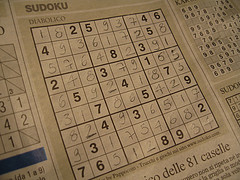
#> input picture Images/sudoku.jpg, 240 x 180 px, found by its file name
$ python perspective_transformatio.py
#> lines starting #> are read from the running program, lines starting #| are printed output that depends on the picture
import cv2 as cv
import numpy as np
from matplotlib import pyplot as plt

img = cv.imread('C:\\Users\\prajj\\repo\\opencv\\images\\sudoku.jpg')
#> img is the input picture: shape (180, 240, 3); mean B, G, R 86.4, 117.1, 140.5
assert img is not None, "file could not be read, check with os.path.exists()"
rows, cols, ch = img.shape
#> rows = 180; cols = 240; ch = 3

pts1 = np.float32([
    [29.7, 26.7],    # Top-left
    [160.6, 7.4],   # Top-right
    [58.8, 130.6],   # Bottom-left
    [197.9, 83.4]   # Bottom-right
])

pts2 = np.float32([
    [10, 10],        # Top-left
    [240, 0],      # Top-right
    [0, 190],      # Bottom-left
    [240, 190]     # Bottom-right
])


M = cv.getPerspectiveTransform(pts1, pts2)

dst = cv.warpPerspective(img, M, (cols, rows))
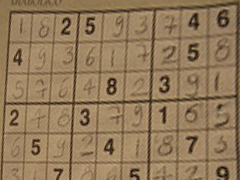
#> dst: shape (180, 240, 3); mean B, G, R 90.4, 121.9, 146.8

plt.subplot(121), plt.imshow(img), plt.title('Input')
plt.subplot(122), plt.imshow(dst), plt.title('Output')
plt.show()
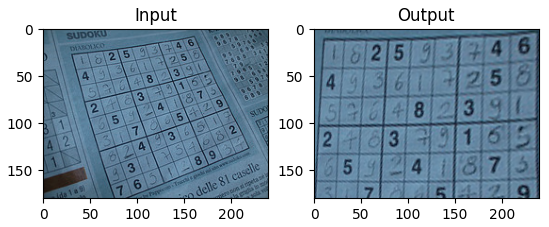
#> figure drawn by matplotlib, 2 panels; B, G, R data is drawn as R, G, B

cv.waitKey(0)
cv.destroyAllWindows()
